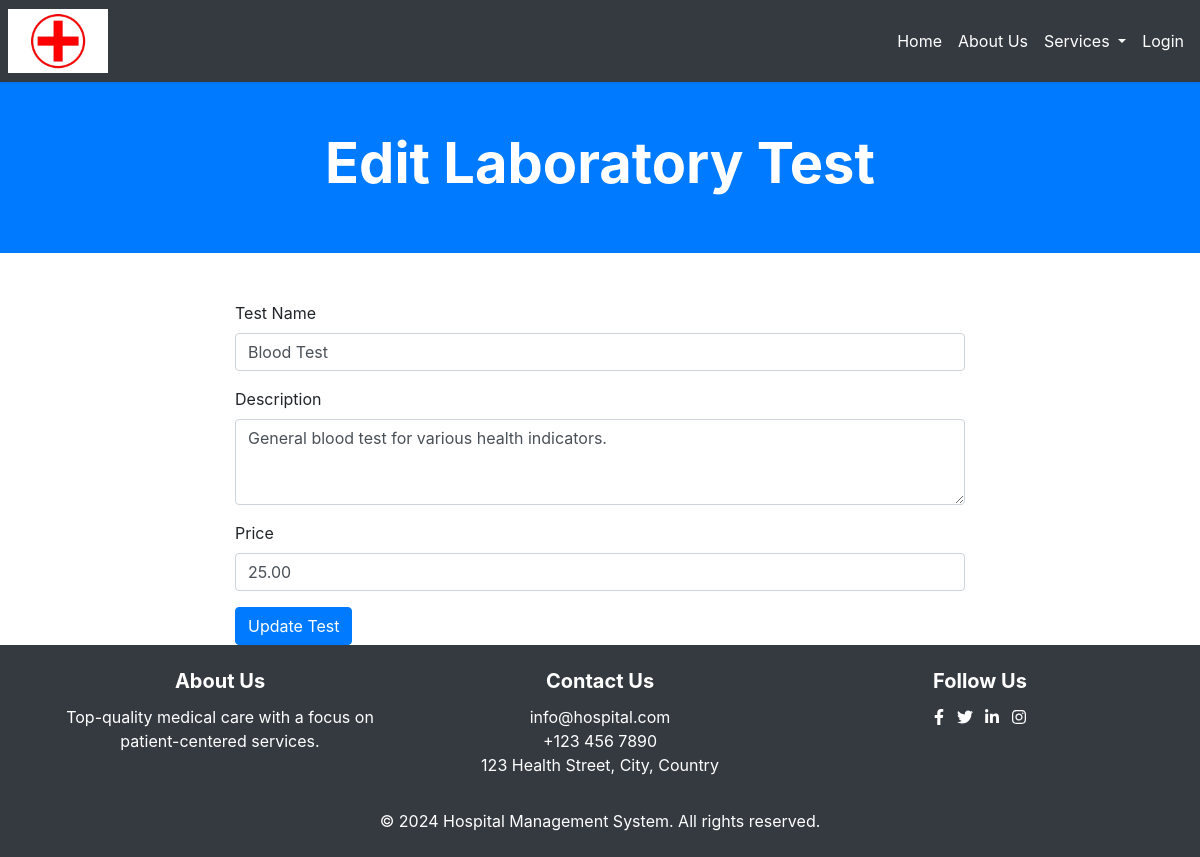
/edit_laboratory_test.php?id=1, run on the app's committed database.
### tables this page shows
CREATE TABLE `laboratory_tests` (
  `id` int(11) NOT NULL,
  `test_name` varchar(255) NOT NULL,
  `description` text DEFAULT NULL,
  `price` decimal(10,2) NOT NULL,
  `created_at` timestamp NOT NULL DEFAULT current_timestamp()
);

### edit_laboratory_test.php (the view, shortened to what this page needs)
<?php
include('header.php');
include('db_connection.php');
$id = $_GET['id'];
$query = "SELECT * FROM laboratory_tests WHERE id = ?";
$stmt = $conn->prepare($query);
$stmt->bind_param('i', $id);
$stmt->execute();
$result = $stmt->get_result();
$row = $result->fetch_assoc();
?>
<header class="bg-primary text-white text-center py-5">
    <div class="container">
        <h1 class="display-4 font-weight-bold">Edit Laboratory Test</h1>
    </div>
</header>
<main class="container mt-5">
    <div class="row">
        <div class="col-md-8 offset-md-2">
            <form action="edit_laboratory_test.php?id=<?php echo $id; ?>" method="post">
                <div class="form-group">
                    <label for="test_name">Test Name</label>
                    <input type="text" class="form-control" id="test_name" name="test_name" value="<?php echo htmlspecialchars($row['test_name']); ?>" required>
                </div>
                <div class="form-group">
                    <label for="description">Description</label>
                    <textarea class="form-control" id="description" name="description" rows="3"><?php echo htmlspecialchars($row['description']); ?></textarea>
                </div>
                <div class="form-group">
                    <label for="price">Price</label>
                    <input type="number" class="form-control" id="price" name="price" value="<?php echo htmlspecialchars($row['price']); ?>" step="0.01" required>
                </div>
                <button type="submit" class="btn btn-primary">Update Test</button>
            </form>
        </div>
    </div>
</main>
<?php include('footer.php'); ?>

### styles.css (style rules this page uses)
html, body { height: 100%; margin: 0; }
body { display: flex; flex-direction: column; }
main { flex: 1; }

### data on the page
laboratory_tests: test_name "Blood Test", description "General blood test for various health indicators.", price "25.00"
